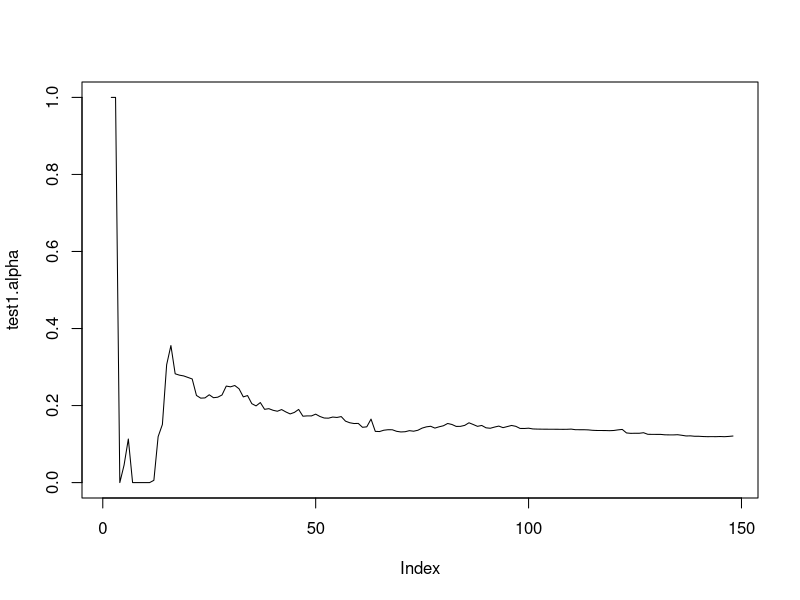
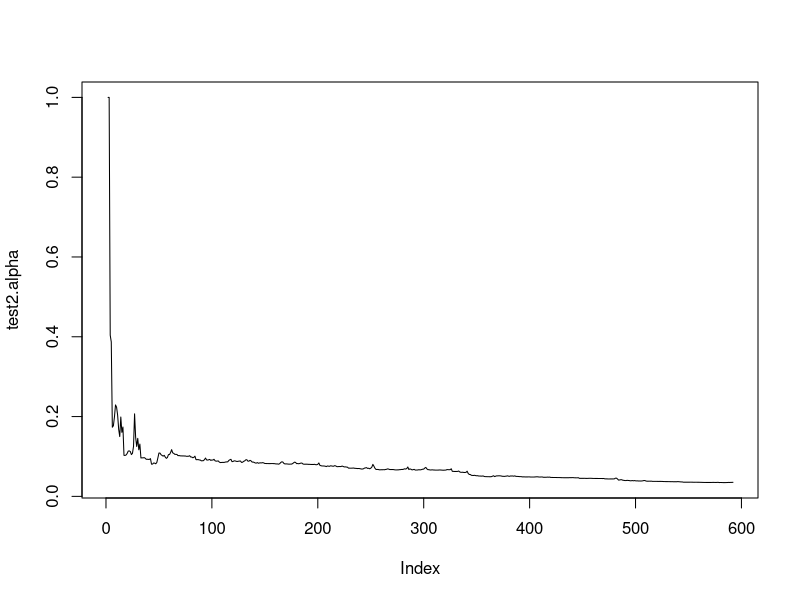

Recreate these plots in R, in order.
#
# 2014-01-27
#

test1.raw<-read.csv("data/test1.csv", sep = ";")
test1.raw <- test1.raw[with(test1.raw, order(obs)), ]
head(test1.raw)
tail(test1.raw)

test2.raw<-read.csv("data/test2.csv", sep = ";")
test2.raw <- test2.raw[with(test2.raw, order(obs)), ]
head(test2.raw)
tail(test2.raw)


require(xts)

test1.alpha <- vector()
test2.alpha <- vector()


#################################
for(i in 2:length(test1.raw$r)){
  tmp.data <- test1.raw[test1.raw$obs <= i,]
  test1.ts <- ts(tmp.data[1:length(tmp.data$r), c("r")])
  test1.expo <- HoltWinters(test1.ts, 
                            #alpha = 0.01,
                            beta = FALSE, 
                            gamma = FALSE)
  
  test1.alpha[i] <- test1.expo$alpha
  
}

plot(test1.alpha, type = "l")
head(test1.raw)

test1.raw$alpha_PS <- test1.alpha
write.csv(test1.raw, file = "data/test1data.csv")



#################################
for(i in 2:length(test2.raw$r)){
  tmp.data <- test2.raw[test2.raw$obs <= i,]
  test2.ts <- ts(tmp.data[1:length(tmp.data$r), c("r")])
  test2.expo <- HoltWinters(test2.ts, 
                            #alpha = 0.01,
                            beta = FALSE, 
                            gamma = FALSE)
  
  test2.alpha[i] <- test2.expo$alpha
  
}

plot(test2.alpha, type = "l")
head(test2.raw)

test2.raw$alpha_PS <- test2.alpha
write.csv(test2.raw, file = "data/test2data.csv")
